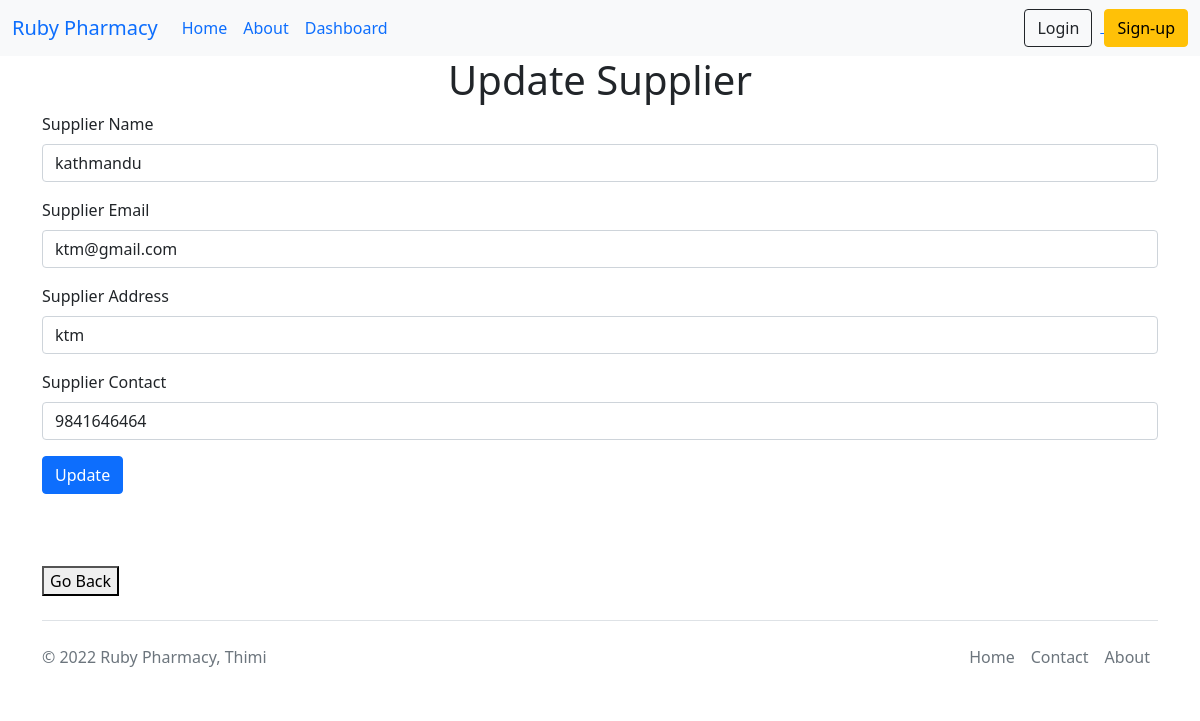
Screenshot of /supplierupdate/2/ with the database file from the repository.
### app/models.py (models this page shows, shortened)
class Supplier(models.Model):
    Suppliername = models.CharField(max_length=100)
    Supplieremail = models.EmailField()
    Suppliercontact = models.BigIntegerField()
    Supplieraddress = models.CharField(max_length=100)

### app/views.py (the view)
# urls.py: path("supplierupdate/<int:id>/",views.update_supplier, name = "supplierupdate"),
def update_supplier(request, id = ''):
    if request.method=="POST":
       suppliername=request.POST.get('suppliername')
       supplieremail=request.POST.get('supplieremail')
       suppliercontact=request.POST.get('suppliercontact')
       supplieraddress=request.POST.get('supplieraddress')
       Supplier.objects.filter(pk=id).update(Suppliername=suppliername,Suppliercontact=suppliercontact,Supplieraddress=supplieraddress,Supplieremail=supplieremail)
       return render(request,'supplierupdate.html')
    else:
        pi = Supplier.objects.get(pk=id)
        return render(request, 'supplierupdate.html', {'supplier': pi})

### templates/supplierupdate.html (shortened to what this page needs)
{% extends 'base.html' %}
{% load static %}
{% block body %}
  <div class="container">
    <h1 class="text-center"> Update Supplier </h1>
<form method="POST" action="">
  <div class="mb-3">
    <label for="exampleInputEmail1" class="form-label">Supplier Name</label>
    <input type="text" class="form-control" id="exampleInputEmail1" aria-describedby="emailHelp"  name="suppliername" required value = {{ supplier.Suppliername }}  >
  </div>
  <div class="mb-3">
      <label for="exampleInputEmail1" class="form-label">Supplier Email</label>
      <input type="email" class="form-control" id="exampleInputEmail1" aria-describedby="emailHelp"  name="supplieremail" required value = {{ supplier.Supplieremail }} >
    </div>
    <div class="mb-3">
      <label for="exampleInputEmail1" class="form-label">Supplier Address</label>
      <input type="text" class="form-control" id="exampleInputEmail1" aria-describedby="emailHelp"  name="supplieraddress" required value = {{ supplier.Supplieraddress }} >
    </div>
    <div class="mb-3">
      <label for="exampleInputEmail1" class="form-label">Supplier Contact</label>
      <input type="number" class="form-control" id="exampleInputEmail1" aria-describedby="emailHelp"  name="suppliercontact" required value = {{ supplier.Suppliercontact }} >
    </div>
  <button type="submit" class="btn btn-primary" name="submit">Update</button>
</form>
<br>
  <br>
  <br>
  <a href="/supplierdata">
    <button type="button">Go Back</button>
  </a>
</div>
{% endblock body %}

### rows the page displays
Supplier: supplieremail "ktm@gmail.com", supplieraddress "ktm", suppliercontact "9841646464"
